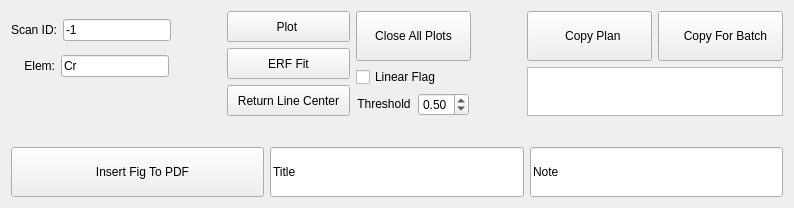
         <widget class="QWidget" name="widget" native="true">
          <property name="sizePolicy">
           <sizepolicy hsizetype="Preferred" vsizetype="Preferred">
            <horstretch>0</horstretch>
            <verstretch>0</verstretch>
           </sizepolicy>
          </property>
          <layout class="QGridLayout" name="gridLayout_87">
           <item row="0" column="0" colspan="3">
            <layout class="QGridLayout" name="gridLayout_81">
             <property name="bottomMargin">
              <number>25</number>
             </property>
             <item row="0" column="0">
              <layout class="QGridLayout" name="gridLayout_67">
               <property name="rightMargin">
                <number>50</number>
               </property>
               <item row="0" column="0">
                <layout class="QGridLayout" name="gridLayout_51">
                 <property name="rightMargin">
                  <number>50</number>
                 </property>
                 <item row="0" column="0">
                  <layout class="QGridLayout" name="gridLayout_2">
                   <item row="0" column="0">
                    <widget class="QLabel" name="label_47">
                     <property name="sizePolicy">
                      <sizepolicy hsizetype="Fixed" vsizetype="Preferred">
                       <horstretch>0</horstretch>
                       <verstretch>0</verstretch>
                      </sizepolicy>
                     </property>
                     <property name="text">
                      <string>Scan ID:</string>
                     </property>
                     <property name="alignment">
                      <set>Qt::AlignRight|Qt::AlignTrailing|Qt::AlignVCenter</set>
                     </property>
                    </widget>
                   </item>
                   <item row="0" column="1">
                    <widget class="QLineEdit" name="pb_plot_sd">
                     <property name="sizePolicy">
                      <sizepolicy hsizetype="Fixed" vsizetype="Fixed">
                       <horstretch>0</horstretch>
                       <verstretch>0</verstretch>
                      </sizepolicy>
                     </property>
                     <property name="text">
                      <string>-1</string>
                     </property>
                    </widget>
                   </item>
                  </layout>
                 </item>
                 <item row="1" column="0">
                  <layout class="QGridLayout" name="gridLayout_10">
                   <item row="0" column="0">
                    <widget class="QLabel" name="label_48">
                     <property name="sizePolicy">
                      <sizepolicy hsizetype="Fixed" vsizetype="Preferred">
                       <horstretch>0</horstretch>
                       <verstretch>0</verstretch>
                      </sizepolicy>
                     </property>
                     <property name="text">
                      <string>    Elem:</string>
                     </property>
                     <property name="alignment">
                      <set>Qt::AlignRight|Qt::AlignTrailing|Qt::AlignVCenter</set>
                     </property>
                    </widget>
                   </item>
                   <item row="0" column="1">
                    <widget class="QLineEdit" name="pb_plot_elem">
                     <property name="sizePolicy">
                      <sizepolicy hsizetype="Fixed" vsizetype="Fixed">
                       <horstretch>0</horstretch>
                       <verstretch>0</verstretch>
                      </sizepolicy>
                     </property>
                     <property name="text">
                      <string>Cr</string>
                     </property>
                    </widget>
                   </item>
                  </layout>
                 </item>
                 <item row="2" column="0">
                  <widget class="QLabel" name="label_59">
                   <property name="sizePolicy">
                    <sizepolicy hsizetype="Preferred" vsizetype="Fixed">
                     <horstretch>0</horstretch>
                     <verstretch>0</verstretch>
                    </sizepolicy>
                   </property>
                   <property name="text">
                    <string/>
                   </property>
                  </widget>
                 </item>
                </layout>
               </item>
               <item row="0" column="1">
                <layout class="QGridLayout" name="gridLayout_57">
                 <item row="0" column="0">
                  <layout class="QVBoxLayout" name="verticalLayout_2">
                   <item>
                    <widget class="QPushButton" name="pb_plot">
                     <property name="sizePolicy">
                      <sizepolicy hsizetype="Preferred" vsizetype="Preferred">
                       <horstretch>0</horstretch>
                       <verstretch>0</verstretch>
                      </sizepolicy>
                     </property>
                     <property name="styleSheet">
                      <string notr="true">QPushButton:pressed{ 
	background-color: rgb(255, 0, 0); 
	}</string>
                     </property>
                     <property name="text">
                      <string>      Plot       </string>
                     </property>
                    </widget>
                   </item>
                   <item>
                    <widget class="QPushButton" name="pb_erf_fit">
                     <property name="sizePolicy">
                      <sizepolicy hsizetype="Preferred" vsizetype="Preferred">
                       <horstretch>0</horstretch>
                       <verstretch>0</verstretch>
                      </sizepolicy>
                     </property>
                     <property name="text">
                      <string> ERF Fit </string>
                     </property>
                    </widget>
                   </item>
                   <item>
                    <widget class="QPushButton" name="pb_plot_line_center">
                     <property name="sizePolicy">
                      <sizepolicy hsizetype="Preferred" vsizetype="Preferred">
                       <horstretch>0</horstretch>
                       <verstretch>0</verstretch>
                      </sizepolicy>
                     </property>
                     <property name="text">
                      <string>  Return Line Center  </string>
                     </property>
                    </widget>
                   </item>
                  </layout>
                 </item>
                 <item row="0" column="1">
                  <layout class="QVBoxLayout" name="verticalLayout_5">
                   <item>
                    <widget class="QPushButton" name="pb_close_all_plot">
                     <property name="sizePolicy">
                      <sizepolicy hsizetype="Preferred" vsizetype="Fixed">
                       <horstretch>0</horstretch>
                       <verstretch>0</verstretch>
                      </sizepolicy>
                     </property>
                     <property name="styleSheet">
                      <string notr="true"/>
                     </property>
                     <property name="text">
                      <string>   
Close All Plots  
  </string>
                     </property>
                    </widget>
                   </item>
                   <item>
                    <widget class="QCheckBox" name="cb_erf_linear_flag">
                     <property name="sizePolicy">
                      <sizepolicy hsizetype="Fixed" vsizetype="Fixed">
                       <horstretch>0</horstretch>
                       <verstretch>0</verstretch>
                      </sizepolicy>
                     </property>
                     <property name="layoutDirection">
                      <enum>Qt::LeftToRight</enum>
                     </property>
                     <property name="text">
                      <string>Linear Flag         </string>
                     </property>
                    </widget>
                   </item>
                   <item>
                    <layout class="QHBoxLayout" name="horizontalLayout_14">
                     <property name="rightMargin">
                      <number>0</number>
                     </property>
                     <item>
                      <widget class="QLabel" name="label_49">
                       <property name="sizePolicy">
                        <sizepolicy hsizetype="Fixed" vsizetype="Fixed">
                         <horstretch>0</horstretch>
                         <verstretch>0</verstretch>
                        </sizepolicy>
                       </property>
                       <property name="text">
                        <string>Threshold</string>
                       </property>
                       <property name="alignment">
                        <set>Qt::AlignCenter</set>
                       </property>
                      </widget>
                     </item>
                     <item>
                      <widget class="QDoubleSpinBox" name="dsb_line_center_thre">
                       <property name="sizePolicy">
                        <sizepolicy hsizetype="Fixed" vsizetype="Fixed">
                         <horstretch>0</horstretch>
                         <verstretch>0</verstretch>
                        </sizepolicy>
                       </property>
                       <property name="minimum">
                        <double>0.010000000000000</double>
                       </property>
                       <property name="maximum">
                        <double>1.000000000000000</double>
                       </property>
                       <property name="value">
                        <double>0.500000000000000</double>
                       </property>
                      </widget>
                     </item>
                    </layout>
                   </item>
                  </layout>
                 </item>
                </layout>
               </item>
              </layout>
             </item>
             <item row="0" column="1">
              <layout class="QGridLayout" name="gridLayout_96">
               <item row="1" column="0" colspan="2">
                <widget class="QTextEdit" name="text_scan_plan">
                 <property name="sizePolicy">
                  <sizepolicy hsizetype="Expanding" vsizetype="Ignored">
                   <horstretch>0</horstretch>
                   <verstretch>0</verstretch>
                  </sizepolicy>
                 </property>
                 <property name="styleSheet">
                  <string notr="true">font: 8pt &quot;Consolas&quot;;</string>
                 </property>
                 <property name="readOnly">
                  <bool>true</bool>
                 </property>
                </widget>
               </item>
               <item row="0" column="0">
                <widget class="QPushButton" name="pb_scan_copy">
                 <property name="sizePolicy">
                  <sizepolicy hsizetype="Preferred" vsizetype="Fixed">
                   <horstretch>0</horstretch>
                   <verstretch>0</verstretch>
                  </sizepolicy>
                 </property>
                 <property name="toolTip">
                  <string>paste the scan to a terminal for scan</string>
                 </property>
                 <property name="text">
                  <string>
  Copy Plan
</string>
                 </property>
                </widget>
               </item>
               <item row="0" column="1">
                <widget class="QPushButton" name="pb_batchscan_copy">
                 <property name="sizePolicy">
                  <sizepolicy hsizetype="Preferred" vsizetype="Minimum">
                   <horstretch>0</horstretch>
                   <verstretch>0</verstretch>
                  </sizepolicy>
                 </property>
                 <property name="toolTip">
                  <string>yield from will be added to the front</string>
                 </property>
                 <property name="text">
                  <string>
   Copy For Batch   
</string>
                 </property>
                </widget>
               </item>
              </layout>
             </item>
            </layout>
           </item>
           <item row="1" column="0">
            <widget class="QPushButton" name="pb_fig_to_pdf">
             <property name="sizePolicy">
              <sizepolicy hsizetype="Minimum" vsizetype="Fixed">
               <horstretch>0</horstretch>
               <verstretch>0</verstretch>
              </sizepolicy>
             </property>
             <property name="text">
              <string>
   Insert Fig To PDF  
</string>
             </property>
            </widget>
           </item>
           <item row="1" column="1">
            <widget class="QLineEdit" name="le_pdf_fig_title">
             <property name="sizePolicy">
              <sizepolicy hsizetype="Minimum" vsizetype="Preferred">
               <horstretch>0</horstretch>
               <verstretch>0</verstretch>
              </sizepolicy>
             </property>
             <property name="text">
              <string>Title</string>
             </property>
             <property name="placeholderText">
              <string>Title</string>
             </property>
            </widget>
           </item>
           <item row="1" column="2">
            <widget class="QLineEdit" name="le_pdf_fig_note">
             <property name="sizePolicy">
              <sizepolicy hsizetype="Minimum" vsizetype="Preferred">
               <horstretch>0</horstretch>
               <verstretch>0</verstretch>
              </sizepolicy>
             </property>
             <property name="text">
              <string>Note</string>
             </property>
             <property name="placeholderText">
              <string>Note</string>
             </property>
            </widget>
           </item>
          </layout>
         </widget>
